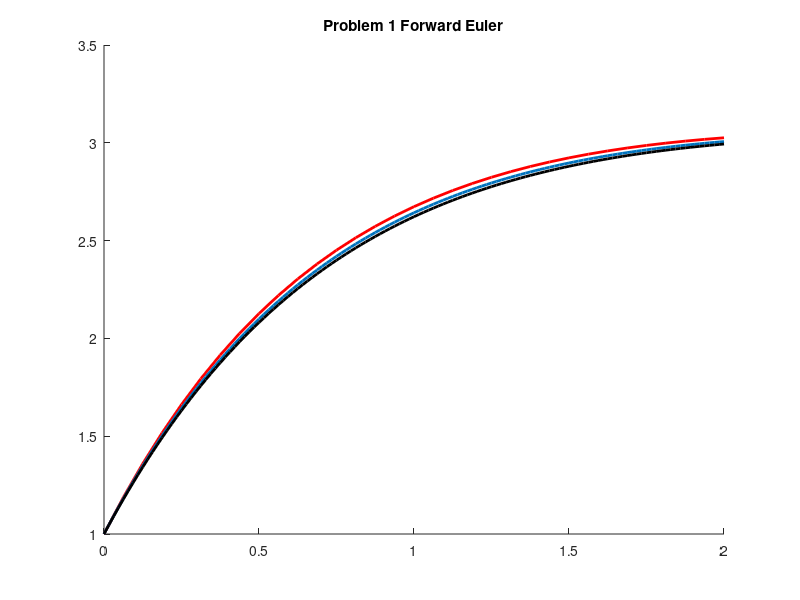

Reproduce this figure in MATLAB. (Note: this script raises an error after producing the figure.)
function main()
    N_values = [32, 128];
    colors = ["r-.", "b-."];
    T = 2;

    figure(1); hold on
    
    for i = 1:length(N_values)
        N = N_values(i);
        color = colors(i);
        [t, y_fe, y_ex] = run(N, T);
        plot(t, y_fe, color, 'linewidth', 2);
    end
    % Plot exact solution
    plot(t, y_ex, 'k-', 'linewidth', 2);
    title("Problem 1 Forward Euler")
    subtitle("Numerical Result for k=1/16 and k=1/32")
    xlabel('t'); ylabel('y(t)');
    legend('k = 1/16', 'k = 1/32', 'Exact solution');
    
    hold off
end

function [t, y_fe, y_be, y_ex] = run(N, T)
    k = T/N;
    t = 0:k:T;
    y_fe = zeros(1, N+1);
    y_be = zeros(1, N+1);
    y_fe(1) = 1;
    y_be(1) = 1;

    for n = 1:N
        y_fe(n+1) = y_fe(n) + k * (3 + exp(-t(n)) - y_fe(n));
        y_be(n+1) = (y_be(n) + 3 * k + k * exp(-t(n+1))) / (1 + k);
    end
    y_ex =@(x) t.*exp(-t) -2.*exp(-t) + 3;
end


